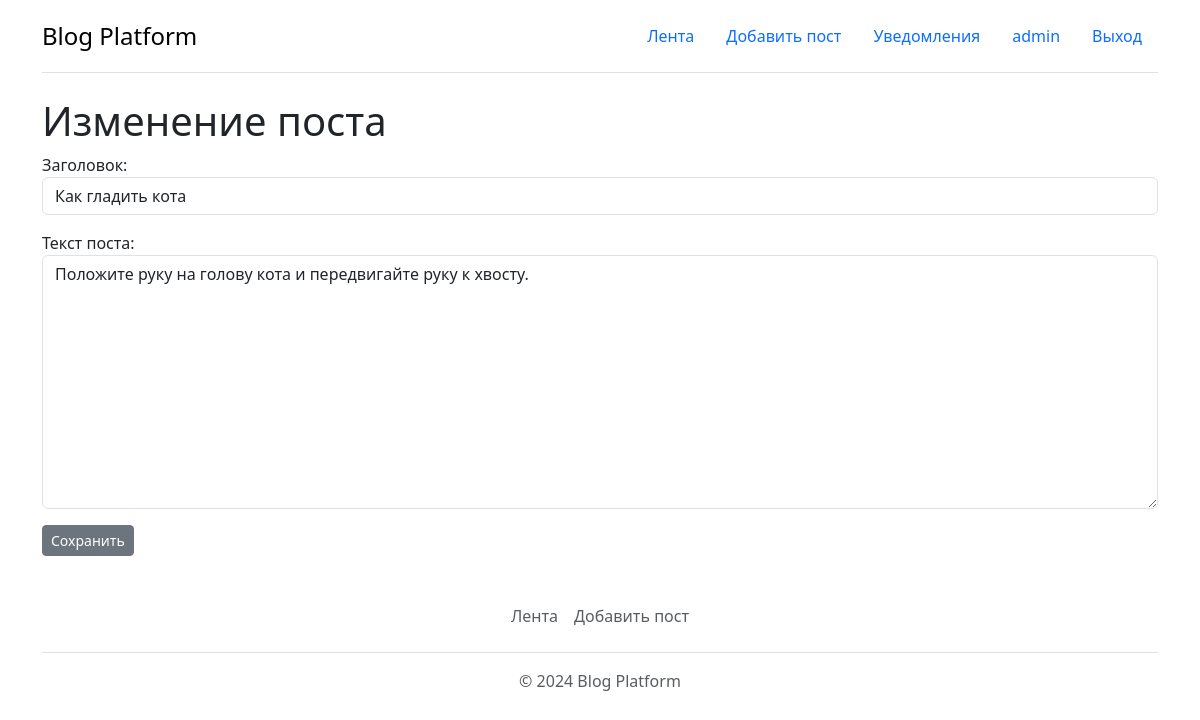
The app's page /post_edit/5/ (signed in), older data.
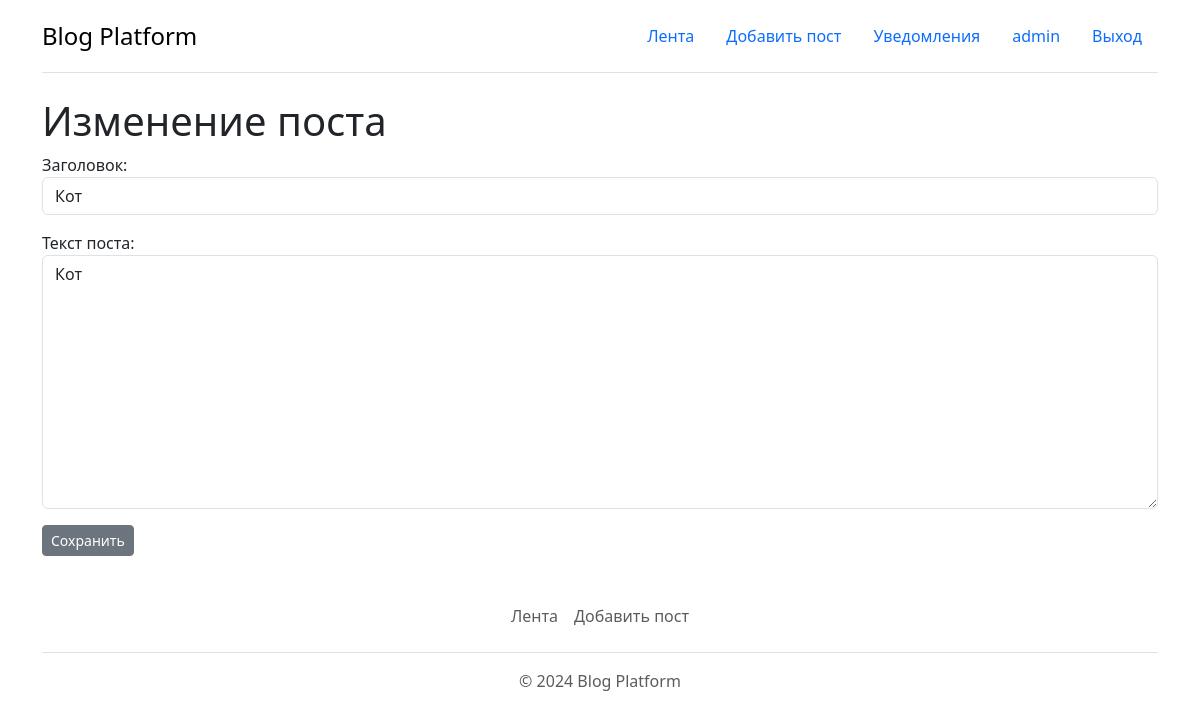
The same page, newer data.
### Blog/models.py (models this page shows, shortened)
class Post(models.Model):
    author = models.ForeignKey(User, on_delete=models.CASCADE)
    title = models.CharField(max_length=255, verbose_name="Заголовок")
    description = models.TextField(verbose_name="Текст поста")
    date_posted = models.DateTimeField(auto_now_add=True)
    class Meta:
        ordering = ['-date_posted']  # sort from new to old

### Blog/views.py (the view)
# urls.py: path('post_edit/<int:pk>/', views.post_edit, name='post_edit'),
@login_required(login_url='/login/')
def post_edit(request, pk):
    post = get_object_or_404(Post, pk=pk, author=request.user)
    if request.method == 'POST':
        form = PostForm(data=request.POST, instance=post)
        if form.is_valid():
            form.save()
            return redirect('post_list')
    else:
        form = PostForm(instance=post)
    return render(request, 'post_edit.html', {'form': form, 'post': post})

### Blog/forms.py
class PostForm(forms.ModelForm):
    class Meta:
        model = Post
        fields = ['title', 'description']
    def __init__(self, *args, **kwargs):
        super().__init__(*args, **kwargs)
        for field in self.fields:
            self.fields[field].widget.attrs.update({
                'class': 'form-control',
                'autocomplete': 'off'
            })

### Blog/templates/post_edit.html (shortened to what this page needs)
{% extends 'base.html' %}
{% block content %}
    <h1>Изменение поста</h1>
    <form method="POST" enctype="multipart/form-data">
        {{ form.as_p }}
        <button class="btn btn-secondary btn-sm" type="submit">Сохранить</button>
    </form>
{% endblock %}

Row changes from the older to the newer data that the page shows:
changed Post: title "Как гладить кота" → "Кот"; description "Положите руку на голову кота и передвигайте руку к хвосту." → "Кот"
